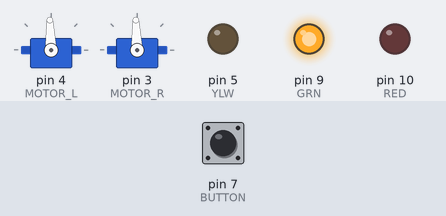
A sketch run on a simulated Arduino Uno, built with avr-gcc and run on an emulated ATmega328P. On the bench: 2 × servo, output pins drawn as LEDs (lit = HIGH). The test bench sets the inputs (shaded band); at power-on: pin 7 (BUTTON) HIGH.

Above: at 0.05 s.
At 0.65 s:
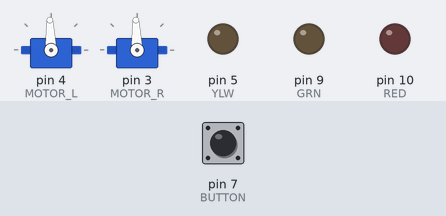
At 5.05 s:
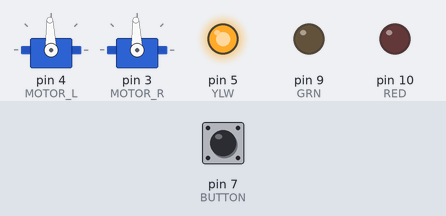
At 7.05 s:
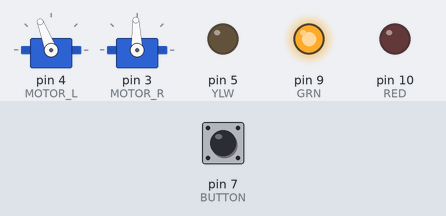
At 10.05 s:
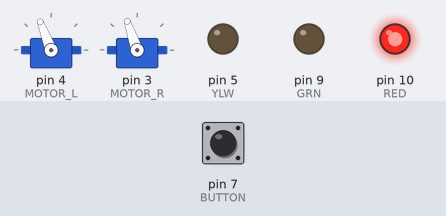
Timing chart, 0 to 13.1 s (numbered marks = the images above):
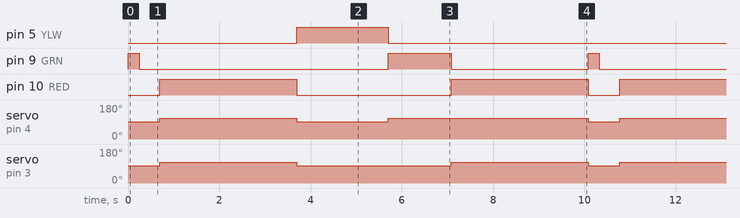

Measured:
- by itself, pin 5 (YLW): alternates HIGH for 2.0 s and LOW for 8.1 s
- by itself, pin 9 (GRN): repeats every 10.1 s: LOW 5.5 s, HIGH 1.4 s, LOW 3.0 s, HIGH 0.25 s
- by itself, pin 10 (RED): repeats every 10.1 s: LOW 3.4 s, HIGH 3.0 s, LOW 0.70 s, HIGH 3.0 s
- by itself, servo on pin 4 (MOTOR_L): repeats every 10.1 s: 92° 2.0 s, 111° 4.4 s, 92° 0.70 s, 111° 3.0 s
- by itself, servo on pin 3 (MOTOR_R): repeats every 10.1 s: 92° 3.4 s, 109° 3.0 s, 92° 0.70 s, 109° 3.0 s

The sketch:

Group30Lab3MiniBotFwdReturn.ino
```cpp
 /********************************************************
   Group30Lab3MiniBotFwdReturn
   B.Cabral & E. Vargas-Penaranda, 04/03/2025

  This program is used to test Minibot
  Robot goes forward then turn 180 degrees then goes forward
  back to start
*********************************************************/

#include <Servo.h>
Servo leftWheel;
Servo rightWheel;

// Pin Assignments
int RED = 10;           // red LED Pin
int GRN = 9;            // green LED Pin
int YLW = 5;            // yellow LED Pin
int BUTTON = 7;         // pushbutton Pin
int MOTOR_R = 3;        // right motor signal pin
int MOTOR_L = 4;        // left motor signal pin

// Delta = speed above (+) or below (-) stop speed (must be positive)
const int stopPulse = 149;  // stop speed for motors (default = 155)
const int delta = 20;       // pulse differential (default = 20)
const int offset = 2;       // offset, slows right wheel (default = 0)

// Set-up Routine
void setup() {

// Initialize LED pins as outputs.
  pinMode(GRN, OUTPUT);
  pinMode(YLW, OUTPUT);
  pinMode(RED, OUTPUT);

// Initialize button pins as inputs
  pinMode(BUTTON, INPUT);

//initialize motor control pins as servo pins
  leftWheel.attach(MOTOR_L);
  rightWheel.attach(MOTOR_R);

// Initialize serial printout
  Serial.begin(9600);   // default 9600

}

// Main Routine
void loop() {

// wait for button press
   do {
    runMotors(0,0);
    toggleLED(GRN);         //motors stopped, Green LED flashing
   } while(digitalRead(BUTTON)== LOW);
    delay(200); // time to clear button

// move robot forward
     turnOnLED(RED);
     runMotors(delta,delta-offset);
     delay(3000);
// pause
     turnOnLED(YLW);
     runMotors(0,0);
     delay(2000);

//Turn Robot around
     turnOnLED(GRN);
     runMotors(delta,0);
     delay(1380);

// move robot forward
     turnOnLED(RED);
     runMotors(delta,delta-offset);
     delay(3000);
}

//********** Functions (subroutines) ******************

// run robot wheels
void runMotors(int deltaL, int deltaR)
{
  int pulseL = (stopPulse + deltaL)*10;    //length of pulse in microseconds
  int pulseR = (stopPulse + deltaR)*10;
  leftWheel.writeMicroseconds(pulseL);
  rightWheel.writeMicroseconds(pulseR);
}

// Turn on a single LED and turn others off
void turnOnLED(int colour)
{
  digitalWrite(GRN, LOW);
  digitalWrite(YLW, LOW);
  digitalWrite(RED, LOW);
  digitalWrite(colour, HIGH);
}

//Toggle an LED on/off
void toggleLED(int colour){
  digitalWrite(GRN, LOW);
  digitalWrite(YLW, LOW);
  digitalWrite(RED, LOW);
  digitalWrite(colour, HIGH);
  delay(250);
  digitalWrite(colour, LOW);
  delay(250);
}
```
